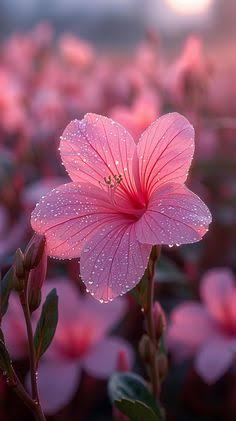
#> input picture lab practicals/exp 11/input.jpg, 236 x 421 px
$ python Ex11.py
#> lines starting #> are read from the running program, lines starting #| are printed output that depends on the picture
import cv2

# Read the image
image = cv2.imread("input.jpg")
#> image is the input picture: shape (421, 236, 3); mean B, G, R 102.2, 78, 132.4

# Rotate the image by 180 degrees
rotated = cv2.rotate(image, cv2.ROTATE_180)
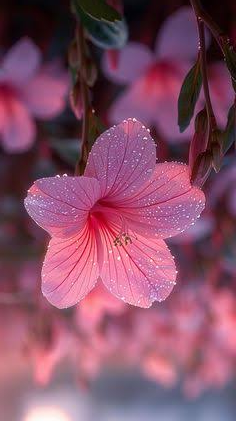
#> rotated: shape (421, 236, 3); mean B, G, R 102.2, 78, 132.4

# Save the output
cv2.imwrite("rotated_180.jpg", rotated)

# Display images
cv2.imshow("Original Image", image)
cv2.imshow("180 Degree Rotated Image", rotated)

cv2.waitKey(0)
cv2.destroyAllWindows()
